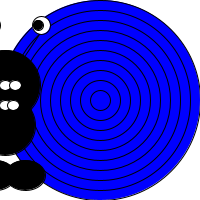
Frame 1 (no input)
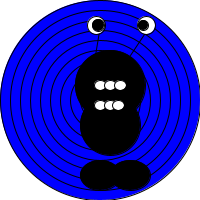
Frame 60 (the mouse pressed at the canvas centre just before this capture)
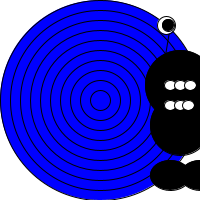
Frame 120 (the mouse held since frame 60 and released just before this capture)

The Processing sketch that drew these frames (run headless with seeded random() and noise(); from frame 60 on, the mouse is pressed at the canvas centre):

// Processing sketch: processing_128613
// ── processing_128613.pde

int monsterX;
int monsterY;
int richting;
int teller;
boolean test;

void setup() {
  size(200, 200);
  monsterY = 125;
  richting=5;
  teller= 0;
}


void draw() {
 achtergrond(); 
beweging();
monstertje();
 
}



void achtergrond() {
  background(255); 
  float w = width; 
  while (w > 0) { 
    stroke(0); 
    fill(0, 0, 255);
    ellipse(width/2, height/2, w, w); 
    w = w - 20; 
 
  }
} 




void monstertje() {
     if (test==true) {
      fill (0, 0, 255);
    }
    else {
      fill(0, 0, 0);
    }
  ellipse(monsterX-10, monsterY+50, 40, 30);
  ellipse(monsterX+20, monsterY+50, 40, 30);
  ellipseMode(CENTER);
  //lijf en kop
  ellipse(monsterX, monsterY, 60, 60);
  ellipse(monsterX, monsterY-40, 70, 70);
  // oog staafjes
  line(monsterX-10, monsterY-100, monsterX-15, monsterY-70);
  line(monsterX+40, monsterY-100, monsterX+20, monsterY-70);
  fill(255);
  //oog wit rondje
  ellipse(monsterX-14, monsterY-100, 18, 18);
  ellipse(monsterX+36, monsterY-100, 18, 18);
  fill(0);
  //oog pupil
  ellipse(monsterX-12, monsterY-100, 12, 12);
  ellipse(monsterX+33, monsterY-100, 10, 10);
  fill(0);
  //mond
  ellipse(monsterX, monsterY-30, 50, 30);
  fill(255);
  //tanden
  ellipse(monsterX-10, monsterY-40, 12, 10);
  ellipse(monsterX, monsterY-40, 12, 10);
  ellipse(monsterX+10, monsterY-40, 12, 10);
  ellipse(monsterX-10, monsterY-20, 12, 10);
  ellipse(monsterX, monsterY-20, 12, 10);
  ellipse(monsterX+8, monsterY-20, 12, 10);
}

void beweging() {
  monsterX= monsterX +richting;
  //als monster de rand raakt dan omkeren
  if (monsterX > width ||monsterX<0) {
    richting=-richting;
    teller=teller +1;
    println(teller);
  }



  if (teller==10) {
    teller=0;
    test=!test;
  }



}
